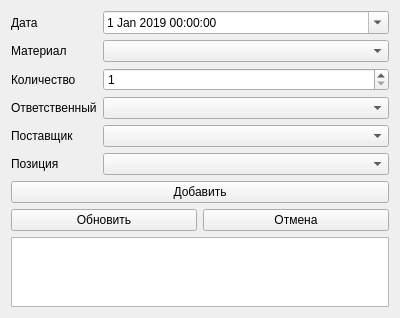
<?xml version="1.0" encoding="UTF-8"?>
<ui version="4.0">
 <class>Incomes</class>
 <widget class="QWidget" name="Incomes">
  <property name="geometry">
   <rect>
    <x>0</x>
    <y>0</y>
    <width>400</width>
    <height>307</height>
   </rect>
  </property>
  <property name="windowTitle">
   <string>Поставки</string>
  </property>
  <layout class="QVBoxLayout" name="verticalLayout">
   <item>
    <layout class="QFormLayout" name="formLayout">
     <item row="0" column="0">
      <widget class="QLabel" name="labelItemDate">
       <property name="text">
        <string>Дата</string>
       </property>
      </widget>
     </item>
     <item row="0" column="1">
      <widget class="QDateTimeEdit" name="dateTimeEdit">
       <property name="dateTime">
        <datetime>
         <hour>0</hour>
         <minute>0</minute>
         <second>0</second>
         <year>2019</year>
         <month>1</month>
         <day>1</day>
        </datetime>
       </property>
       <property name="date">
        <date>
         <year>2019</year>
         <month>1</month>
         <day>1</day>
        </date>
       </property>
       <property name="calendarPopup">
        <bool>true</bool>
       </property>
      </widget>
     </item>
     <item row="1" column="0">
      <widget class="QLabel" name="labelItemMaterial">
       <property name="text">
        <string>Материал</string>
       </property>
      </widget>
     </item>
     <item row="1" column="1">
      <widget class="QComboBox" name="comboBoxMaterials"/>
     </item>
     <item row="2" column="0">
      <widget class="QLabel" name="labelCount">
       <property name="text">
        <string>Количество</string>
       </property>
      </widget>
     </item>
     <item row="2" column="1">
      <widget class="QSpinBox" name="spinBoxItemCount">
       <property name="minimum">
        <number>1</number>
       </property>
       <property name="maximum">
        <number>999</number>
       </property>
      </widget>
     </item>
     <item row="3" column="0">
      <widget class="QLabel" name="labelItemResponsible">
       <property name="text">
        <string>Ответственный</string>
       </property>
      </widget>
     </item>
     <item row="3" column="1">
      <widget class="QComboBox" name="comboBoxResponsible"/>
     </item>
     <item row="4" column="0">
      <widget class="QLabel" name="labelItemProducer">
       <property name="text">
        <string>Поставщик</string>
       </property>
      </widget>
     </item>
     <item row="4" column="1">
      <widget class="QComboBox" name="comboBoxProducers"/>
     </item>
     <item row="5" column="0">
      <widget class="QLabel" name="labelItemPosition">
       <property name="text">
        <string>Позиция</string>
       </property>
      </widget>
     </item>
     <item row="5" column="1">
      <widget class="QComboBox" name="comboBoxPositions"/>
     </item>
    </layout>
   </item>
   <item>
    <widget class="QPushButton" name="pushButtonItemInsert">
     <property name="text">
      <string>Добавить</string>
     </property>
    </widget>
   </item>
   <item>
    <layout class="QHBoxLayout" name="horizontalLayoutEditing">
     <item>
      <widget class="QPushButton" name="pushButtonItemUpdate">
       <property name="text">
        <string>Обновить</string>
       </property>
      </widget>
     </item>
     <item>
      <widget class="QPushButton" name="pushButtonItemUpdateCancel">
       <property name="text">
        <string>Отмена</string>
       </property>
      </widget>
     </item>
    </layout>
   </item>
   <item>
    <widget class="QTableView" name="tableView"/>
   </item>
  </layout>
 </widget>
 <resources/>
 <connections/>
</ui>
